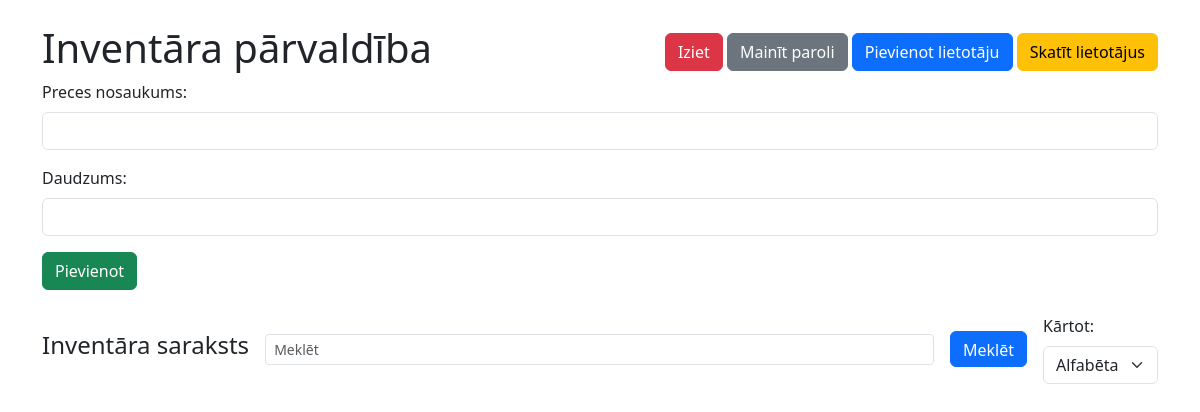
The page /dashboard (signed in) on the database as committed earlier.
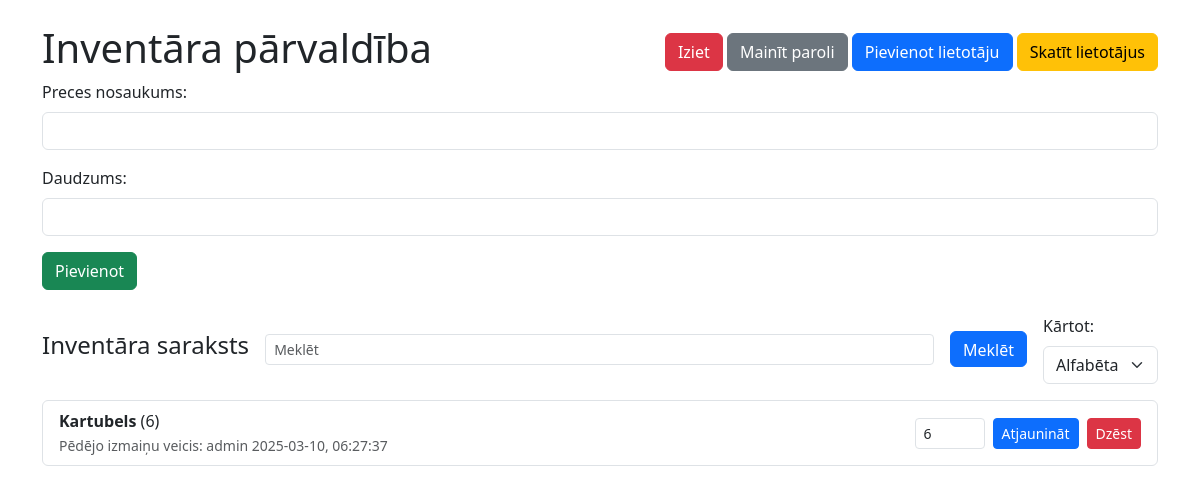
The same page on the database as committed later.
### tables this page shows
CREATE TABLE inventory (
            id INTEGER PRIMARY KEY AUTOINCREMENT,
            name TEXT NOT NULL,
            quantity INTEGER NOT NULL,
            last_modified_by INTEGER,
            last_modified_at TIMESTAMP DEFAULT CURRENT_TIMESTAMP,
            FOREIGN KEY (last_modified_by) REFERENCES users (id)
        );

CREATE TABLE users (
            id INTEGER PRIMARY KEY AUTOINCREMENT,
            username TEXT UNIQUE NOT NULL,
            password TEXT NOT NULL,
            is_admin INT NOT NULL
        );

### app.py (the view)
@app.route('/dashboard')
def dashboard():
    if 'user_id' not in session:
        flash("Jums jāpieslēdzas!", "warning")
        return redirect(url_for('login'))
    admin_status = is_admin(session['user_id'])
    sort_option = request.args.get('sort', 'alphabet')
    search_query = request.args.get('search', '').strip()
    try:
        conn = get_db_connection()
        query = "SELECT * FROM inventory"
        params = []
        if search_query:
            query += " WHERE name LIKE ?"
            params.append('%' + search_query + '%')
        if sort_option == 'asc':
            query += " ORDER BY quantity ASC"
        elif sort_option == 'desc':
            query += " ORDER BY quantity DESC"
        else:
            query += " ORDER BY name ASC"
        items = conn.execute(query, tuple(params)).fetchall()
        updated_items = []
        for item in items:
            item_dict = dict(item)
            if item_dict['last_modified_by']:
                cursor = conn.execute("SELECT username FROM users WHERE id = ?", (item_dict['last_modified_by'],))
                result = cursor.fetchone()
                item_dict['last_modified_by_username'] = result['username'] if result else "N/A"
            else:
                item_dict['last_modified_by_username'] = "N/A"
            if item_dict.get('last_modified_at'):
                try:
                    last_modified_date = datetime.strptime(item_dict['last_modified_at'], '%Y-%m-%d %H:%M:%S')
                    item_dict['last_modified_at'] = last_modified_date
                except ValueError:
                    item_dict['last_modified_at'] = None
            updated_items.append(item_dict)
        conn.close()
        return render_template('dashboard.html', items=updated_items, is_admin=admin_status, convert_to_local_time=convert_to_local_time)
    except Exception as e:
        app.logger.error(f"Error in dashboard route: {e}")
        return "An error occurred while processing your request.", 500

### app.py (called while the page is built)
def convert_to_local_time(utc_time):
    if utc_time:
        local_time = utc_time + timedelta(hours=2)
        return local_time.strftime('%Y-%m-%d, %H:%M:%S')
    return "N/A"

def get_db_connection():
    conn = sqlite3.connect('database.db')
    conn.row_factory = sqlite3.Row
    return conn

def is_admin(user_id):
    conn = get_db_connection()
    cursor = conn.cursor()
    cursor.execute("SELECT * FROM users WHERE id = ?", (user_id,))
    user = cursor.fetchone()
    conn.close()
    return user['is_admin'] == 1

@app.before_request
def check_session_timeout():
    session.modified = True  # Updates session timer on user activity
    if 'user_id' not in session:
        if request.endpoint not in ['login', 'static']:
            return redirect(url_for('login'))

### templates/dashboard.html (shortened to what this page needs)
<!DOCTYPE html>
<html lang="lv">
<head>
    <link rel="stylesheet" href="https://cdn.jsdelivr.net/npm/bootstrap@5.3.0/dist/css/bootstrap.min.css">
</head>
<body class="container mt-4">
    <header class="d-flex justify-content-between align-items-center">
        <h1>Inventāra pārvaldība</h1>
        <div class="header-right">
            {% if session['user_id'] %}
                <a href="{{ url_for('logout') }}" class="btn btn-danger">Iziet</a>
                <a href="{{ url_for('change_password') }}" class="btn btn-secondary">Mainīt paroli</a>
                {% if is_admin %}
                    <a href="{{ url_for('add_user') }}" class="btn btn-primary">Pievienot lietotāju</a>
                    <a href="{{ url_for('view_users') }}" class="btn btn-warning">Skatīt lietotājus</a>
                {% endif %}
            {% endif %}
        </div>
    </header>
    <form action="{{ url_for('add_item') }}?sort={{ request.args.get('sort', 'alphabet') }}" method="POST" class="mb-4" id="inventory-form">
        <div class="mb-3">
            <label for="name" class="form-label">Preces nosaukums:</label>
            <input type="text" class="form-control" id="name" name="name" required autocomplete="off">
        </div>
        <div class="mb-3">
            <label for="quantity" class="form-label">Daudzums:</label>
            <input type="number" class="form-control" name="quantity" required>
        </div>
        <button type="submit" class="btn btn-success">Pievienot</button>
    </form>
    <div class="d-flex justify-content-between align-items-center mb-3">
        <h4 class="me-3" style="white-space: nowrap;">Inventāra saraksts</h4>
            <input type="text" id="search-input" class="form-control form-control-sm me-3" placeholder="Meklēt" value="{{ request.args.get('search', '') }}" style="flex-grow: 1;">
            <button id="search-btn" class="btn btn-primary me-3" style="height: 36px;">Meklēt</button>
        <div style="min-width: 115px;">
            <label for="sort" class="form-label me-2">Kārtot:</label>
            <select id="sort" class="form-select" onchange="window.location.href=this.value;">
                <option value="{{ url_for('dashboard', sort='alphabet') }}" {% if request.args.get('sort') == 'alphabet' %} selected {% endif %}>Alfabēta</option>
            </select>
        </div>
    </div>
    <ul class="list-group" id="item-list">
        {% for item in items %}
            <li class="list-group-item d-flex justify-content-between align-items-center">
                <div>
                    <strong>{{ item.name }}</strong> ({{ item.quantity }})
                    <br>
                    <small class="text-muted">
                        Pēdējo izmaiņu veicis: {{ item.last_modified_by_username or 'N/A' }}
                        {% if item.last_modified_at %}
                            {{ convert_to_local_time(item.last_modified_at) }}
                        {% else %}
                            N/A
                        {% endif %}
                    </small>
                </div>
                <div class="d-flex">
                    <form method="POST" action="{{ url_for('update_quantity') }}" class="d-flex align-items-center">
                        <input type="number" name="quantity" class="form-control form-control-sm me-2" value="{{ item.quantity }}" required style="width: 70px;">
                        <button type="submit" class="btn btn-primary btn-sm">Atjaunināt</button>
                    </form>
                    <a href="{{ url_for('delete_item', item_id=item.id) }}" class="btn btn-danger btn-sm ms-2">Dzēst</a>
                </div>
            </li>
        {% endfor %}
    </ul>
</body>
</html>

Rows that differ between the two databases and show on the page:
added inventory: name "Kartubels"
now on this page (row edited): users: username "admin"
Other text that changed with them:
new list line: "( 6 ) Pēdējo izmaiņu veicis: 2025-03-10, 06:27:37 6 Atjaunināt Dzēst"
